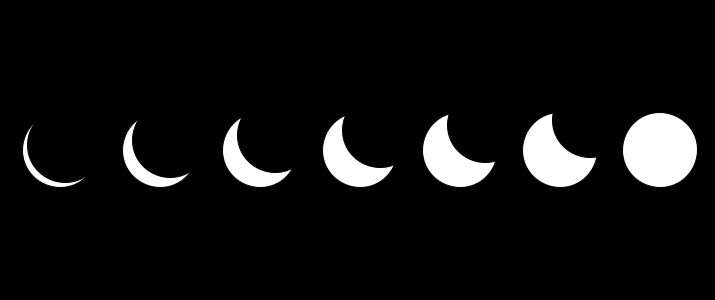
Frame 1 (no input)
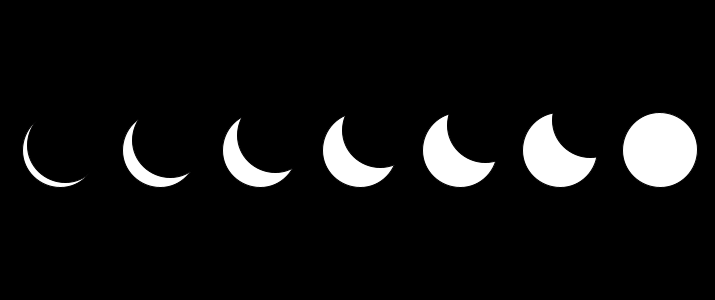
Frame 60 (the mouse pressed at the canvas centre just before this capture)
Frame 120 (the mouse held since frame 60 and released just before this capture): identical to frame 60, image omitted

The Processing sketch that drew these frames (run headless with seeded random() and noise(); from frame 60 on, the mouse is pressed at the canvas centre):

// Processing sketch: processing_58012
// ── processing_58012.pde

void setup(){
  size(715, 300);
  background(0);
  smooth();
  stroke(0);
}
 
void draw(){ 
  float k = 0;
  for(int i = 60; i < 600; i=i+(600/6)){
    
    pushMatrix();
    
      fill(255);
      translate(i, height/2);
      rotate(-PI/2);
      
      arc(0, 0, 75, 75, 0, PI*4);
      fill(0);
      k=k+5;
      arc(k, k, 75, 75, 0, PI*4);
      
    popMatrix();
  }
  
  fill(255);
  translate(660, height/2);
  rotate(-PI/2);
  arc(0, 0, 75, 75, 0, PI*4);
}
